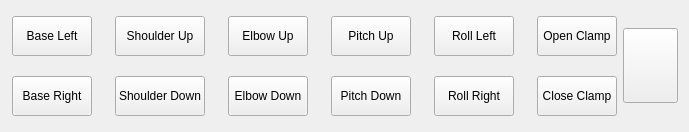
      <widget class="QWidget" name="tab">
       <attribute name="title">
        <string>Manual Control</string>
       </attribute>
       <layout class="QGridLayout" name="gridLayout_7">
        <item row="0" column="0">
         <layout class="QGridLayout" name="gridLayout_6">
          <item row="0" column="0">
           <layout class="QGridLayout" name="gridLayout" rowstretch="0,0,0">
            <property name="leftMargin">
             <number>1</number>
            </property>
            <property name="topMargin">
             <number>5</number>
            </property>
            <property name="bottomMargin">
             <number>5</number>
            </property>
            <property name="horizontalSpacing">
             <number>23</number>
            </property>
            <property name="verticalSpacing">
             <number>20</number>
            </property>
            <item row="0" column="0" alignment="Qt::AlignVCenter">
             <widget class="QPushButton" name="hip_left">
              <property name="minimumSize">
               <size>
                <width>0</width>
                <height>40</height>
               </size>
              </property>
              <property name="text">
               <string>Base Left</string>
              </property>
             </widget>
            </item>
            <item row="0" column="1">
             <widget class="QPushButton" name="shoulder_up">
              <property name="minimumSize">
               <size>
                <width>0</width>
                <height>40</height>
               </size>
              </property>
              <property name="text">
               <string>Shoulder Up</string>
              </property>
             </widget>
            </item>
            <item row="0" column="2">
             <widget class="QPushButton" name="elbow_up">
              <property name="minimumSize">
               <size>
                <width>0</width>
                <height>40</height>
               </size>
              </property>
              <property name="text">
               <string>Elbow Up</string>
              </property>
             </widget>
            </item>
            <item row="2" column="0">
             <widget class="QPushButton" name="hip_right">
              <property name="minimumSize">
               <size>
                <width>0</width>
                <height>40</height>
               </size>
              </property>
              <property name="text">
               <string>Base Right</string>
              </property>
             </widget>
            </item>
            <item row="2" column="1">
             <widget class="QPushButton" name="shoulder_down">
              <property name="minimumSize">
               <size>
                <width>0</width>
                <height>40</height>
               </size>
              </property>
              <property name="text">
               <string>Shoulder Down</string>
              </property>
             </widget>
            </item>
            <item row="2" column="3">
             <widget class="QPushButton" name="pitch_down">
              <property name="minimumSize">
               <size>
                <width>0</width>
                <height>40</height>
               </size>
              </property>
              <property name="text">
               <string>Pitch Down</string>
              </property>
             </widget>
            </item>
            <item row="2" column="2">
             <widget class="QPushButton" name="elbow_down">
              <property name="minimumSize">
               <size>
                <width>0</width>
                <height>40</height>
               </size>
              </property>
              <property name="text">
               <string>Elbow Down</string>
              </property>
             </widget>
            </item>
            <item row="2" column="4">
             <widget class="QPushButton" name="roll_right">
              <property name="minimumSize">
               <size>
                <width>0</width>
                <height>40</height>
               </size>
              </property>
              <property name="text">
               <string>Roll Right</string>
              </property>
             </widget>
            </item>
            <item row="0" column="3">
             <widget class="QPushButton" name="pitch_up">
              <property name="minimumSize">
               <size>
                <width>0</width>
                <height>40</height>
               </size>
              </property>
              <property name="text">
               <string>Pitch Up</string>
              </property>
             </widget>
            </item>
            <item row="0" column="4">
             <widget class="QPushButton" name="roll_left">
              <property name="minimumSize">
               <size>
                <width>0</width>
                <height>40</height>
               </size>
              </property>
              <property name="text">
               <string>Roll Left</string>
              </property>
             </widget>
            </item>
            <item row="0" column="5">
             <widget class="QPushButton" name="open_clamp">
              <property name="minimumSize">
               <size>
                <width>0</width>
                <height>40</height>
               </size>
              </property>
              <property name="text">
               <string>Open Clamp</string>
              </property>
             </widget>
            </item>
            <item row="2" column="5">
             <widget class="QPushButton" name="close_clamp">
              <property name="minimumSize">
               <size>
                <width>0</width>
                <height>40</height>
               </size>
              </property>
              <property name="text">
               <string>Close Clamp</string>
              </property>
             </widget>
            </item>
           </layout>
          </item>
          <item row="0" column="1">
           <widget class="QPushButton" name="pushbutton_home">
            <property name="minimumSize">
             <size>
              <width>0</width>
              <height>75</height>
             </size>
            </property>
            <property name="maximumSize">
             <size>
              <width>125</width>
              <height>75</height>
             </size>
            </property>
            <property name="font">
             <font>
              <pointsize>13</pointsize>
              <weight>75</weight>
              <bold>true</bold>
             </font>
            </property>
            <property name="text">
             <string/>
            </property>
            <property name="icon">
             <iconset>
              <normaloff>home.png</normaloff>home.png</iconset>
            </property>
            <property name="iconSize">
             <size>
              <width>50</width>
              <height>50</height>
             </size>
            </property>
           </widget>
          </item>
         </layout>
        </item>
       </layout>
      </widget>
